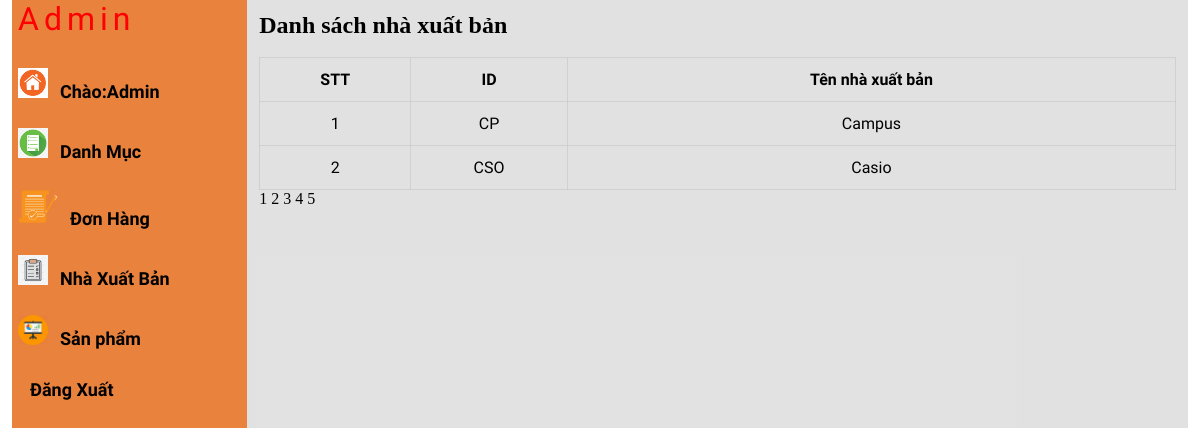
Screenshot of /admin/nhaxuatban_list.php with the database file from the repository.
### tables this page shows
CREATE TABLE `nha_san_xuat` (
  `ma` varchar(15) NOT NULL DEFAULT 'TL',
  `ten` varchar(200) NOT NULL
);

### admin/nhaxuatban_list.php (the view, shortened to what this page needs)
<?php
include "header.php";
include "leftside.php";
?>
<?php
        $ket_noi = mysqli_connect('localhost','root','','doan1');
        mysqli_set_charset($ket_noi,'utf8');
      $trang = 1;
$sql_so_kq =  "select count(*) from nha_san_xuat";
$mang_so_kq = mysqli_query($ket_noi,$sql_so_kq);
$ket_qua_so_kq = mysqli_fetch_array($mang_so_kq);
$so_kq = $ket_qua_so_kq['count(*)'];
$so_kq_1 = 2 ;
$so_trang =  ceil($so_kq/$so_kq_1);
$bo_qua = $so_kq_1*($trang - 1);
$sql = "select * from nha_san_xuat limit $so_kq_1 offset $bo_qua";
$ket_qua = mysqli_query($ket_noi, $sql);
        ?>
<div class="admin-content-right">
    <div class="table-content">
        <h1>Danh sách nhà xuất bản</h1><br>
        <table>
            <tr>
                <th>STT</th>
                <th>ID</th>
                <th>Tên nhà xuất bản</th>
            </tr>
           <?php $i = 0;
           foreach ($ket_qua as $tung_san_pham){
           $i = $i + 1 ; ?>
            <tr>
                <td><?php echo $i ?></td>
                <td><?php echo $tung_san_pham['ma']  ?></td>
                <td><?php echo $tung_san_pham['ten']  ?></td>
            </tr>
            <?php
            } ?>
        </table>
           <?php  for($i=1; $i<=$so_trang ; $i++) {
          ?>
          <a href="?trang=<?php echo $i ?>" style = "color: black; " >
              <?php echo $i ?>
          </a>
      <?php } ?>
    </div><?php mysqli_close($ket_noi); ?>
</div>
</section>
</body>
</html>

### admin/style.css (style rules this page uses)
:root { --maincolor: #ff8800; --subcolor: #ec400c; }
* { padding: 0; margin: 0; box-sizing: border-box; }
a { text-decoration: none; color: black; }
.admin-content-right { width: 80%; background-color: #dddd; padding: 12px 12px; height: 100vh; overflow-y: scroll; }
.table-content table { width: 100%; }
.table-content table,th,td { text-align: center; border: 1px solid #cccc; border-collapse: collapse; padding: 12px 0; font-family: "Bona Nova", serif; }

### rows the page displays
nha_san_xuat: ma "CP", ten "Campus"
nha_san_xuat: ma "CSO", ten "Casio"
